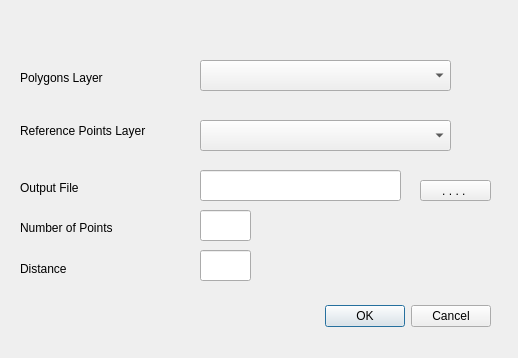
<?xml version="1.0" encoding="UTF-8"?>
<ui version="4.0">
 <class>RandomPointsDialogBase</class>
 <widget class="QDialog" name="RandomPointsDialogBase">
  <property name="geometry">
   <rect>
    <x>0</x>
    <y>0</y>
    <width>518</width>
    <height>358</height>
   </rect>
  </property>
  <property name="windowTitle">
   <string>Random Points</string>
  </property>
  <widget class="QDialogButtonBox" name="button_box">
   <property name="geometry">
    <rect>
     <x>150</x>
     <y>300</y>
     <width>341</width>
     <height>32</height>
    </rect>
   </property>
   <property name="orientation">
    <enum>Qt::Horizontal</enum>
   </property>
   <property name="standardButtons">
    <set>QDialogButtonBox::Cancel|QDialogButtonBox::Ok</set>
   </property>
  </widget>
  <widget class="QLabel" name="label">
   <property name="geometry">
    <rect>
     <x>20</x>
     <y>70</y>
     <width>121</width>
     <height>16</height>
    </rect>
   </property>
   <property name="text">
    <string>Polygons Layer</string>
   </property>
  </widget>
  <widget class="QLabel" name="label_2">
   <property name="geometry">
    <rect>
     <x>20</x>
     <y>120</y>
     <width>161</width>
     <height>21</height>
    </rect>
   </property>
   <property name="text">
    <string>Reference Points Layer</string>
   </property>
  </widget>
  <widget class="QComboBox" name="groundLayerComboBox">
   <property name="geometry">
    <rect>
     <x>200</x>
     <y>60</y>
     <width>251</width>
     <height>31</height>
    </rect>
   </property>
  </widget>
  <widget class="QComboBox" name="refPointsLayerComboBox">
   <property name="geometry">
    <rect>
     <x>200</x>
     <y>120</y>
     <width>251</width>
     <height>31</height>
    </rect>
   </property>
  </widget>
  <widget class="QLabel" name="label_3">
   <property name="geometry">
    <rect>
     <x>20</x>
     <y>220</y>
     <width>131</width>
     <height>16</height>
    </rect>
   </property>
   <property name="text">
    <string>Number of Points</string>
   </property>
  </widget>
  <widget class="QLabel" name="label_4">
   <property name="geometry">
    <rect>
     <x>20</x>
     <y>180</y>
     <width>101</width>
     <height>16</height>
    </rect>
   </property>
   <property name="text">
    <string>Output File</string>
   </property>
  </widget>
  <widget class="QLineEdit" name="outputLineEdit">
   <property name="geometry">
    <rect>
     <x>200</x>
     <y>170</y>
     <width>201</width>
     <height>31</height>
    </rect>
   </property>
  </widget>
  <widget class="QPushButton" name="browsePushButton">
   <property name="geometry">
    <rect>
     <x>420</x>
     <y>180</y>
     <width>71</width>
     <height>21</height>
    </rect>
   </property>
   <property name="text">
    <string>. . . . </string>
   </property>
  </widget>
  <widget class="QLineEdit" name="numberPointsLineEdit">
   <property name="geometry">
    <rect>
     <x>200</x>
     <y>210</y>
     <width>51</width>
     <height>31</height>
    </rect>
   </property>
  </widget>
  <widget class="QLineEdit" name="distanceLineEdit">
   <property name="geometry">
    <rect>
     <x>200</x>
     <y>250</y>
     <width>51</width>
     <height>31</height>
    </rect>
   </property>
  </widget>
  <widget class="QLabel" name="label_5">
   <property name="geometry">
    <rect>
     <x>20</x>
     <y>260</y>
     <width>68</width>
     <height>17</height>
    </rect>
   </property>
   <property name="text">
    <string>Distance</string>
   </property>
  </widget>
 </widget>
 <resources/>
 <connections>
  <connection>
   <sender>button_box</sender>
   <signal>accepted()</signal>
   <receiver>RandomPointsDialogBase</receiver>
   <slot>accept()</slot>
   <hints>
    <hint type="sourcelabel">
     <x>20</x>
     <y>20</y>
    </hint>
    <hint type="destinationlabel">
     <x>20</x>
     <y>20</y>
    </hint>
   </hints>
  </connection>
  <connection>
   <sender>button_box</sender>
   <signal>rejected()</signal>
   <receiver>RandomPointsDialogBase</receiver>
   <slot>reject()</slot>
   <hints>
    <hint type="sourcelabel">
     <x>20</x>
     <y>20</y>
    </hint>
    <hint type="destinationlabel">
     <x>20</x>
     <y>20</y>
    </hint>
   </hints>
  </connection>
 </connections>
</ui>
